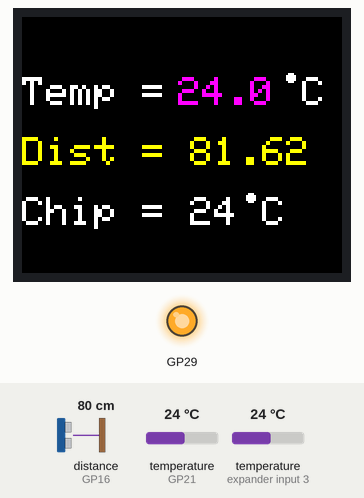
Simulated run of this sketch. Board: Raspberry Pi Pico. Parts: 160×128 colour display, output pins drawn as LEDs (lit = HIGH). Wiring (inferred from the names in the program): ultrasonic range finder: trigger GP17; echo GP16. Inputs (shaded band) come from the test bench; at power-on: distance to the obstacle (sensor on GP16) 80 cm, temperature (sensors on GP21, expander input 3) 24 °C. The echo pulse lasts 58.3 µs per cm; pins used as bus, display or sensor lines are not drawn; what the sketch prints to the serial monitor is not drawn.

Above: at 1.8 s.
1.9 s: distance to the obstacle (sensor on GP16) set to 2 cm
At 3.2 s:
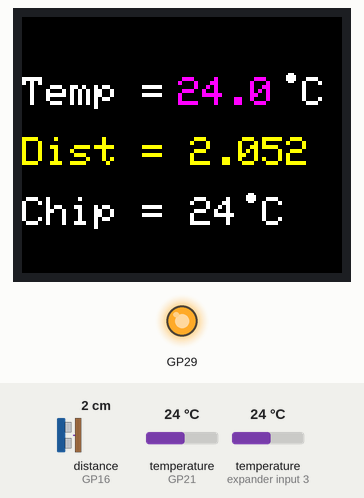
3.7 s: temperature (sensor on GP21) set to 12 °C
At 4.8 s:
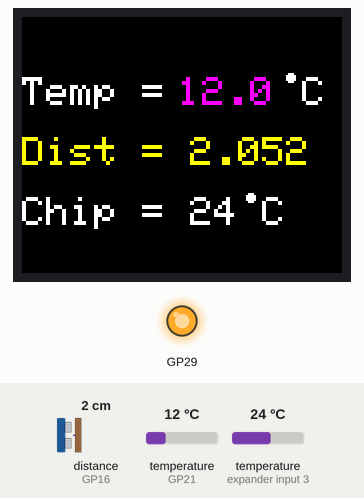
5.7 s: temperature (sensor on expander input 3) set to 12 °C
At 7.4 s:
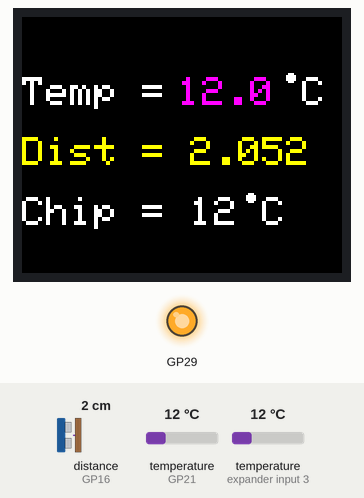
7.7 s: distance to the obstacle (sensor on GP16) set to 4 cm
At 9.2 s:
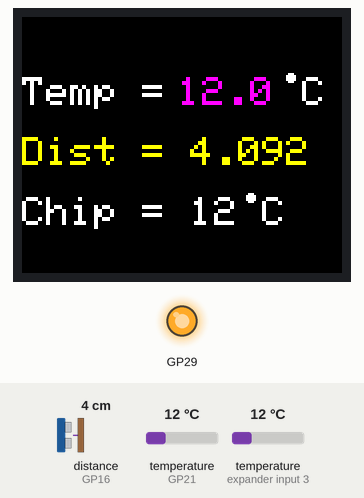
9.7 s: temperature (sensor on GP21) set to 19 °C
At 10.8 s:
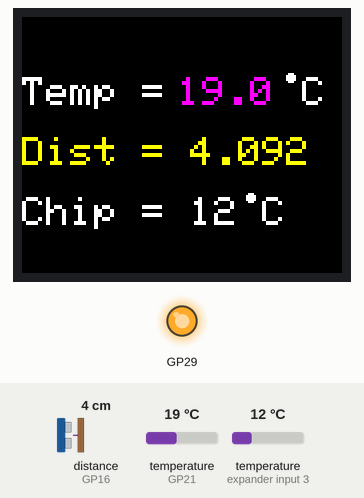
11.7 s: temperature (sensor on expander input 3) set to 19 °C
At 13.6 s:
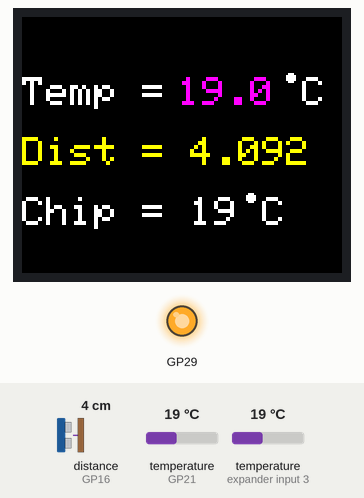
Timing chart, 0 to 14.7 s (numbered marks = the images above; inputs shaded):
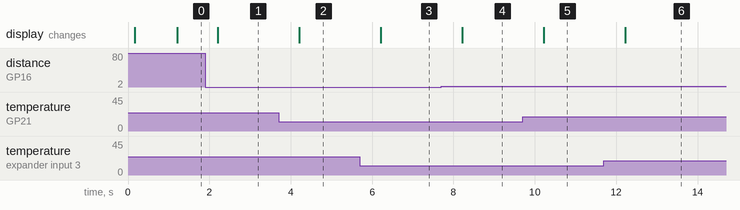

The sketch:

ChipTemperature.ino
```cpp
#include <Adafruit_GFX.h>    // Core graphics library
#include <Adafruit_ST7735.h> // Hardware-specific library for ST7735
#include <Adafruit_ST7789.h> // Hardware-specific library for ST7789
#include <SPI.h>

#define SPI01

#if defined(SPI01)          // для RP2040 SPI1
#define TFT_CS        13  // GP13 - CS
#define TFT_RST       14  // GP14 - RESET
#define TFT_DC        15  // GP15 - A0
#define TFT_MOSI      11  // GP11 - SDA (MOSI, TX)
#define TFT_SCLK      10  // GP10 - SCK

#else                       // для RP2040 SPI0
#define TFT_CS        5   // GP5 - CS
#define TFT_RST       6   // GP6 - RESET
#define TFT_DC        7   // GP7 - A0
#define TFT_MOSI      3   // GP3 - SDA (MOSI, TX)
#define TFT_SCLK      2   // GP2 - SCK
#endif

// For ST7735-based displays, we will use this call
Adafruit_ST7735 tft = Adafruit_ST7735(TFT_CS, TFT_DC, TFT_MOSI, TFT_SCLK, TFT_RST);

// DS18B20
#include <OneWire.h>
#define Pin_VccDS 20  // DS18B20 - VDD (+3.3V) R 4.7k -[]-
#define Pin_SigDS 21  // DS18B20 - Data        R 4.7k ----

OneWire  ds(Pin_SigDS);
byte addr[8];    // = {0x28, 0xEC, 0xF0, 0xD5, 0x04, 0x00, 0x00, 0xF2};

volatile float temperature;
uint32_t timing;
uint32_t t1;
uint32_t t2;

// HC-SR04
const int trigPin = 17;
const int echoPin = 16;

//define sound speed in cm/uS
#define SOUND_SPEED 0.035
#define CM_TO_INCH 0.393701

int32_t duration;
float distanceCm;
float distanceInch;


// Chip INT Temperature
int16_t chipTemperature;


void getDistance() {
  // Clears the trigPin
  digitalWrite(trigPin, LOW);
  delayMicroseconds(2);
  // Sets the trigPin on HIGH state for 10 micro seconds
  digitalWrite(trigPin, HIGH);
  delayMicroseconds(10);
  digitalWrite(trigPin, LOW);

  // Reads the echoPin, returns the sound wave travel time in microseconds
  duration = pulseIn(echoPin, HIGH);

  // Calculate the distance
  distanceCm = duration * SOUND_SPEED / 2;

  // Convert to inches
  distanceInch = distanceCm * CM_TO_INCH;

  // Prints the distance in the Serial Monitor
  Serial.print("Distance (cm): ");
  Serial.println(distanceCm);
  //  Serial.print("Distance (inch): ");
  //  Serial.println(distanceInch);
}


void getTemperature()
{
  int16_t temp;
  t1 = micros();
  ds.reset();
  ds.select(addr);
  ds.write(0xBE);                       // Считывание значения с датчика
  temp = (ds.read() | ds.read() << 8);  // Принимаем два байта температуры
  temperature = (float)temp / 16.0;     // round((float)temp / 16.0);
  ds.reset();
  ds.write(0xCC);                       // Обращение ко всем датчикам
  ds.write(0x44);                       // Команда на конвертацию
  t2 = micros();
}


void setup(void) {
  Serial.begin(115200);
  Serial.print(F("Hello! ST77xx TFT Test"));

  // HC-SR04
  pinMode(trigPin, OUTPUT);   // Sets the trigPin as an Output
  pinMode(echoPin, INPUT);    // Sets the echoPin as an Input

  // TFT LED
  pinMode(29, OUTPUT);
  digitalWrite(29, HIGH); // Led ON
  // Use this initializer if using a 1.8" TFT screen:
  tft.initR(INITR_BLACKTAB);      // Init ST7735S chip, black tab
  tft.setRotation(1);
  tft.setSPISpeed(20000000);
  Serial.println(F("Initialized"));
  uint32_t times = millis();
  times = millis() - times;
  Serial.println(times, DEC);
  Serial.println("done");
  tft.fillScreen(ST77XX_BLACK);
  tft.setCursor(0, 30);
  tft.setTextColor(ST77XX_WHITE);
  tft.setTextSize(2);
  tft.print("Temp = ");

  // DS18B20
  pinMode(Pin_VccDS, OUTPUT);
  digitalWrite(Pin_VccDS, HIGH); // DS_VCC ON

label:
  ds.reset();      // сброс шины
  ds.search(addr); // определение адреса датчика
  if (OneWire::crc8(addr, 7) != addr[7])
  { //проверка массива адреса на срц
    Serial.println F("CRC ADRESS DS18B20 is not valid!");
    goto label;
  }
  ds.reset();      // сброс шины
  ds.select(addr); // выставить адрес
  ds.write(0x4E);  // разрешение записать конфиг
  ds.write(0x7F);  // Th контроль температуры макс 128грд
  ds.write(0xFF);  // Tl контроль температуры мин -128грд
  ds.write(0x60);  // 0x60 12-бит разрешение, 0x00 -9бит разрешение
  ds.write(0x7F);  // точность 0,5гр = 1F; 0,25гр = 3F; 0,125гр = 5F; 0,0625гр = 7F;

  // запросим температуру, считывать будем по таймеру
  ds.reset();
  ds.write(0xCC); // Обращение ко всем датчикам
  ds.write(0x44); // Команда на конвертацию
  timing = millis();

}// ******* END SETUP *******


void loop() {

  if (millis() - timing > 1000)
  {
    timing = millis();
    getTemperature();
    Serial.print("  Temperature = ");
    Serial.print(temperature, 3);

    getDistance();
    chipTemperature = analogReadTemp();


    tft.setCursor(78, 30);
    tft.setTextSize(2);
    tft.setCursor(78, 30);
    tft.setTextColor(ST77XX_MAGENTA, ST77XX_BLACK);
    tft.print(temperature, 1);
    tft.setTextColor(ST77XX_WHITE, ST77XX_BLACK);
    tft.fillCircle(134, 30, 2, ST77XX_WHITE);
    tft.setCursor(140, 30);
    tft.print("C");

    tft.setTextColor(ST77XX_YELLOW, ST77XX_BLACK);
    tft.setCursor(0, 60);
    tft.print("Dist = ");
    tft.println(distanceCm);
    tft.setTextColor(ST77XX_WHITE, ST77XX_BLACK);

    tft.setCursor(0, 90);
    tft.print("Chip = ");
    tft.println(chipTemperature, DEC);
    tft.fillCircle(114, 90, 2, ST77XX_WHITE);
    tft.setCursor(120, 90);
    tft.print("C");


  }
}
```

Measured:
- after the input at 1.9 s, the display: changes after 0.31 s (image 1)
- after the input at 3.7 s, the display: changes after 0.51 s (image 2)
- after the input at 5.7 s, the display: changes after 0.51 s (image 3)
- after the input at 7.7 s, the display: changes after 0.52 s (image 4)
- after the input at 9.7 s, the display: changes after 0.52 s (image 5)
- after the input at 11.7 s, the display: changes after 0.52 s (image 6)
